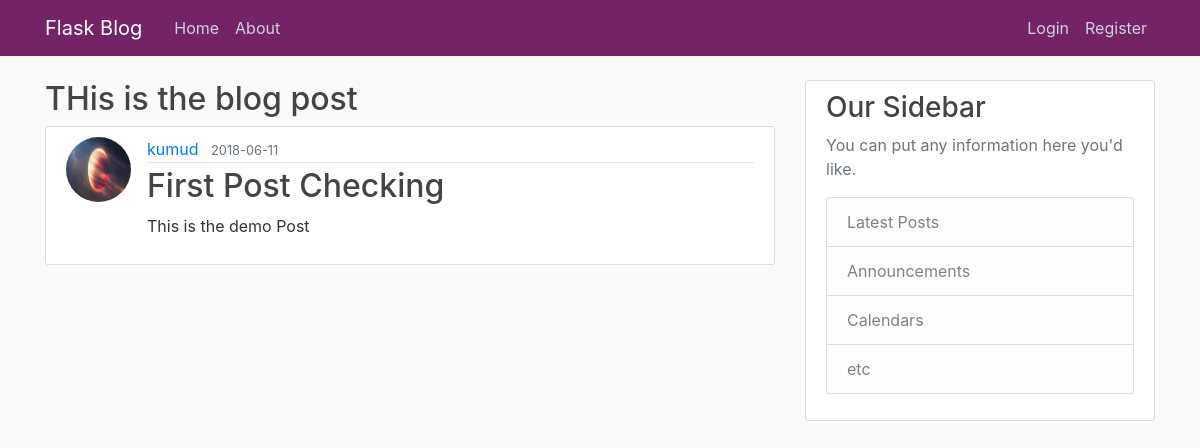
/post/1, run on the app's committed database.
### flask_blog/models.py (models this page shows, shortened)
class User(db.Model, UserMixin):
    id = db.Column(db.Integer, primary_key=True)
    username = db.Column(db.String(20), unique=True, nullable=False)
    email = db.Column(db.String(120), unique=True, nullable=False)
    image_file = db.Column(db.String(20), nullable=False, default='default.jpg')
    password = db.Column(db.String(60), nullable=False)
    posts = db.relationship('Post', backref='author', lazy=True)

class Post(db.Model):
    id = db.Column(db.Integer, primary_key=True)
    title = db.Column(db.String(100), nullable=False)
    date_posted = db.Column(
        db.DateTime, nullable=False, default=datetime.utcnow)
    content = db.Column(db.Text, nullable=False)
    user_id = db.Column(db.Integer, db.ForeignKey('user.id'), nullable=False)

### flask_blog/routes.py (the view)
@app.route("/post/<int:post_id>")
def post(post_id):
    post = Post.query.get_or_404(post_id)
    return render_template('post.html',title = post.title,post=post)

### flask_blog/templates/post.html
{% extends "layout.html" %} {%block content%}
<h2>THis is the blog post</h2>
<article class="media content-section">
    <img class="rounded-circle article-img" src="{{ url_for('static', filename='profile_pic/' + post.author.image_file) }}">
    <div class="media-body">
        <div class="article-metadata">
            <a class="mr-2" href="#">{{ post.author.username }}</a>
            <small class="text-muted">{{ post.date_posted.strftime('%Y-%m-%d') }}</small>
        </div>
        <h2>
            <a class="article-title" >{{ post.title }}</a>
        </h2>
        <p class="article-content">{{ post.content }}</p>
    </div>
</article>
{% endblock content %}

### flask_blog/static/main.css (style rules this page uses)
body { background: #fafafa; color: #333333; margin-top: 5rem; }
h1, h2, h3, h4, h5, h6 { color: #444444; }
.content-section { background: #ffffff; padding: 10px 20px; border: 1px solid #dddddd; border-radius: 3px; margin-bottom: 20px; }
.article-title { color: #444444; }
.article-content { white-space: pre-line; }
.article-img { height: 65px; width: 65px; margin-right: 16px; }
.article-metadata { padding-bottom: 1px; margin-bottom: 4px; border-bottom: 1px solid #e3e3e3 }

### data on the page
User: image_file (picture), author.username "kumud"
Post: date_posted "2018-06-11", title "First Post Checking", content "This is the demo Post"
